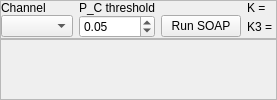
       <widget class="QWidget" name="tab_soap">
        <attribute name="title">
         <string>SOAP</string>
        </attribute>
        <layout class="QHBoxLayout" name="horizontalLayout_4" stretch="0">
         <property name="spacing">
          <number>0</number>
         </property>
         <property name="leftMargin">
          <number>0</number>
         </property>
         <property name="topMargin">
          <number>0</number>
         </property>
         <property name="rightMargin">
          <number>0</number>
         </property>
         <property name="bottomMargin">
          <number>0</number>
         </property>
         <item>
          <widget class="QWidget" name="widget" native="true">
           <layout class="QVBoxLayout" name="verticalLayout_18" stretch="0,5">
            <property name="spacing">
             <number>0</number>
            </property>
            <property name="leftMargin">
             <number>0</number>
            </property>
            <property name="topMargin">
             <number>0</number>
            </property>
            <property name="rightMargin">
             <number>0</number>
            </property>
            <property name="bottomMargin">
             <number>0</number>
            </property>
            <item>
             <widget class="QFrame" name="frame_10">
              <property name="frameShape">
               <enum>QFrame::Shape::StyledPanel</enum>
              </property>
              <property name="frameShadow">
               <enum>QFrame::Shadow::Raised</enum>
              </property>
              <layout class="QGridLayout" name="gridLayout_3" columnstretch="2,1,1,1">
               <property name="leftMargin">
                <number>0</number>
               </property>
               <property name="topMargin">
                <number>0</number>
               </property>
               <property name="rightMargin">
                <number>0</number>
               </property>
               <property name="bottomMargin">
                <number>0</number>
               </property>
               <property name="horizontalSpacing">
                <number>-1</number>
               </property>
               <property name="verticalSpacing">
                <number>0</number>
               </property>
               <item row="2" column="2">
                <widget class="QPushButton" name="butt_soap">
                 <property name="text">
                  <string>Run SOAP</string>
                 </property>
                </widget>
               </item>
               <item row="0" column="3">
                <widget class="QLabel" name="txt_soap_k">
                 <property name="text">
                  <string>K = </string>
                 </property>
                </widget>
               </item>
               <item row="2" column="1">
                <widget class="QDoubleSpinBox" name="spin_soap_pc">
                 <property name="maximum">
                  <double>1.000000000000000</double>
                 </property>
                 <property name="singleStep">
                  <double>0.050000000000000</double>
                 </property>
                 <property name="value">
                  <double>0.050000000000000</double>
                 </property>
                </widget>
               </item>
               <item row="0" column="0">
                <widget class="QLabel" name="label_7">
                 <property name="text">
                  <string>Channel</string>
                 </property>
                 <property name="alignment">
                  <set>Qt::AlignmentFlag::AlignLeading|Qt::AlignmentFlag::AlignLeft|Qt::AlignmentFlag::AlignVCenter</set>
                 </property>
                </widget>
               </item>
               <item row="2" column="0">
                <widget class="QComboBox" name="combo_soap"/>
               </item>
               <item row="2" column="3">
                <widget class="QLabel" name="txt_soap_k3">
                 <property name="text">
                  <string>K3 = </string>
                 </property>
                </widget>
               </item>
               <item row="0" column="1">
                <widget class="QLabel" name="label_6">
                 <property name="text">
                  <string>P_C threshold</string>
                 </property>
                 <property name="alignment">
                  <set>Qt::AlignmentFlag::AlignLeading|Qt::AlignmentFlag::AlignLeft|Qt::AlignmentFlag::AlignVCenter</set>
                 </property>
                </widget>
               </item>
              </layout>
             </widget>
            </item>
            <item>
             <widget class="QFrame" name="frame_11">
              <property name="frameShape">
               <enum>QFrame::Shape::StyledPanel</enum>
              </property>
              <property name="frameShadow">
               <enum>QFrame::Shadow::Raised</enum>
              </property>
              <layout class="QHBoxLayout" name="horizontalLayout_6">
               <property name="spacing">
                <number>0</number>
               </property>
               <property name="leftMargin">
                <number>0</number>
               </property>
               <property name="topMargin">
                <number>0</number>
               </property>
               <property name="rightMargin">
                <number>0</number>
               </property>
               <property name="bottomMargin">
                <number>0</number>
               </property>
               <item>
                <widget class="QWidget" name="host_soap" native="true"/>
               </item>
              </layout>
             </widget>
            </item>
           </layout>
          </widget>
         </item>
        </layout>
       </widget>
